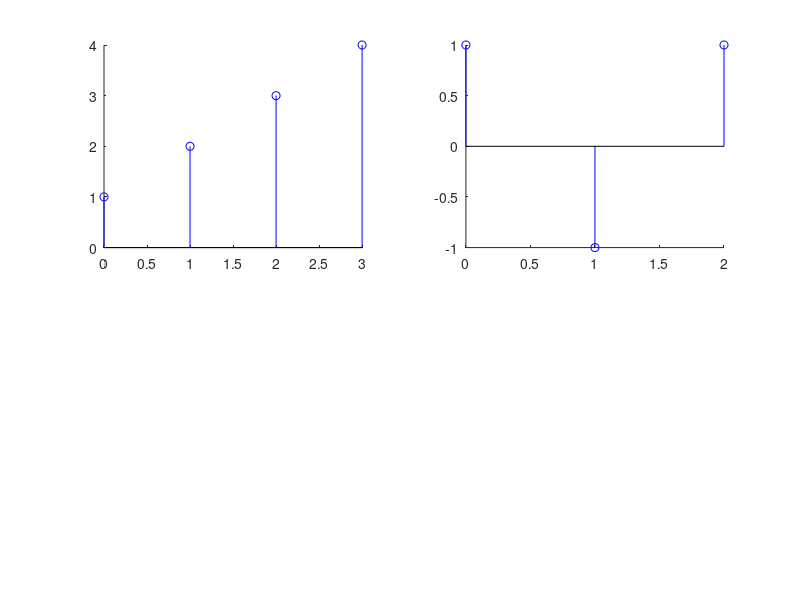

MATLAB code for this plot:
% Rachel Donati ECE 2312 Assignment 1

%function [] = assignment_1()
function assignment_1
% 
n = 1:1:4;
% x = -2*n;
% stem(n, x, 'g')
% xlabel('Samples')
% ylabel('Sequence')
% box('off');
% title('Discrete Stem Plot')
% axis([-2 8 -10 2])

% close all;
% figure
% set(gcf, 'Position', [320 30 600 600])
% 
% x = [2 4 6 3];
% n0 = 2;
% % x(n0);
% % x(n0+2);
% % x(4);
% 
% length(x);
% time = (1:length(x))-n0;
% 
% stem(time, x, 'b') 
% xlabel('Index of n') 
% ylabel('Sequence of x[n]')
% box('off');
% 
% x = zeros(1, 20);
% x(10) = 1;
% n0 = 10;
% 
% time = (1:length(x))-n0;
% clf
% stem(time, x, 'b') 
% xlabel('Index of n') 
% ylabel('Sequence of x[n]')
% box('off');
% 
% t = 0:0.01:10;
% s = 5*sin(2*pi*2*t);
% n0 = 1;
% time = (1:length(s))-n0;
% clf
% stem(time,s, 'b') 
% xlabel('Index of n') 
% ylabel('Sequence of x[n]')
% box('off');
% %fprintf('Periodic function and the Period is 50')
% 
% t = 0:0.01:1;
% x2 = 5*exp(1j*2*pi*2*t);
% time = 1:length(x2);
% clf
% subplot(2,1,1)
% stem(time,real(x2), 'b') 
% xlabel('Index n Samples 0 - 100') 
% ylabel('Sequence of x[n]')
% box('off');
% title('Real')
% axis([0 100 -5 5]);
% 
% subplot(2,1,2)
% stem(time,imag(x2), 'b') 
% xlabel('Index n Samples 0 - 100') 
% ylabel('Sequence of x[n]')
% box('off');
% title('Imaginary')
% axis([0 100 -5 5]);
% 
% t = 1:0.01:1;
% x1 = 5*sin(2*pi*2*t);
% n0 = 1;
% x2 = 5*cos(2*pi*2*t);
% n0 = 1;
% time = 1:(length(x1));
% 
% clf
% subplot(3,2,1)
% stem(time, x1, 'g') 
% % xlabel('Index n Samples 0 - 100') 
% % ylabel('Sequence of x[n]')
% title('x1')
% box('off');
% axis([0 100 -5 5])
% 
% subplot(3,2,2)
% stem(time, x2, 'g') 
% % xlabel('Index n Samples 0 - 100') 
% % ylabel('Sequence of x[n]')
% title('x2')
% box('off');
% 
% y = x1.*x2;
% subplot
% 
% return;

x = [2 4 6 3];
clf
subplot(3,1,1)
n0 = 1;
time = (1:length(x))-n0;
stem(time, x, 'b')
xlabel('n')
ylabel('x[n]')
box('off')
title('n0=2')

subplot(3,1,2)
n0 = 2;
time = (1:length(x))-n0;
stem(time, x, 'b')
xlabel('n')
ylabel('x[n]')
box('off')
title('n0=4')

subplot(3,1,3)
n0 = 0;
time = (1:length(x))-n0;
stem(time, x, 'b')
xlabel('n')
ylabel('x[n]')
box('off')
title('n0=0')


% Convolution

x = [1 2 3 4];
h = [1 -1 1];
clf
subplot(2,2,1)
time = (1:length(x));
stem(time, x, 'b')
box('off')

subplot(2, 2, 2)
time = (1:length(h));
stem(time, h, 'b')
box('off')

subplot(2, 2, 3)
conv_x_h = conv(x, h);
time2 = (1:length(conv_x_h));
stem(time2, conv_x_h, 'g')
box('off')

subplot(2, 2, 4)
conv_h_x = conv(h, x);
time2 = (1:length(conv_h_x));
stem(time2, conv_h_x, 'g')
box('off')


clf
subplot(2,2,1)
time = (1:length(x));
stem(0:length(x)-1, x, 'b')
box('off')

subplot(2,2,2)
time = (1:length(h));
stem(0:length(h)-1, h, 'b')
box('off')


